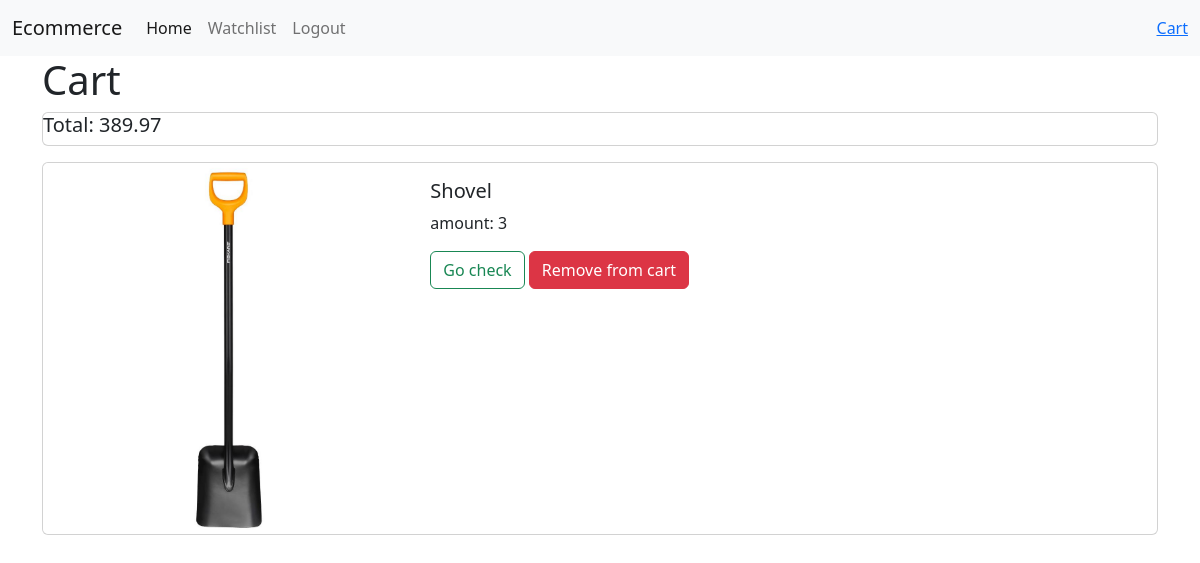
The page /cart/ (signed in) on the database its author committed.
### ecommerce/models.py (models this page shows, shortened)
class User(AbstractUser):
    watchlist = models.ManyToManyField(to=Product)
    cart = models.ManyToManyField(to=CartItem)
    total = models.FloatField(default=0)

class CartItem(models.Model):
    id = models.AutoField(primary_key=True)
    product = models.ForeignKey(to=Product, on_delete=models.CASCADE)
    quantity = models.IntegerField()

class Product(models.Model):
    id = models.AutoField(primary_key=True)
    title = models.CharField(max_length=255)
    description = models.CharField(max_length=500)
    price = models.FloatField()
    image = models.ImageField(upload_to='products')
    category = models.ForeignKey(to=Category, on_delete=models.CASCADE, related_name='products', blank=True)

### ecommerce/views.py (the view)
# urls.py: path('cart/', views.cart, name='cart'),
def cart(request):
    if request.user.is_authenticated:
        return render(request, 'ecommerce/cart.html')
    return HttpResponseRedirect(reverse('login'))

### ecommerce/templates/ecommerce/cart.html (shortened to what this page needs)
{% extends 'ecommerce/layout.html' %}
{% block content %}
<h1>Cart</h1>
<div class="card mb-3">
    <h5 class="card-title">Total: {{request.user.total}}</h5>
</div>
{% for cartItem in request.user.cart.all %}
<div class="card mb-3">
    <div class="row g-0">
        <div class="col-md-4">
            <img src="{{cartItem.product.image.url}}" class="img-fluid rounded-start" alt="{{cartItem.product.title}}">
        </div>
        <div class="col-md-8">
            <div class="card-body">
                <h5 class="card-title">{{cartItem.product.title}}</h5>
                <p class="card-text">amount: {{cartItem.quantity}}</p>
                <a class="btn btn-outline-success" href="{% url 'product' cartItem.product.id %}">Go check</a>
                <button class="btn btn-danger" onclick="removeItemFromCart()">Remove from
                    cart</button>
            </div>
        </div>
    </div>
</div>
{% empty %}
<h1>Your cart is empty</h1>
{% endfor %}
{% endblock %}

### rows shown on the page
User: user.total "389.97"
CartItem: product.image (picture), product "Shovel", quantity "3"
